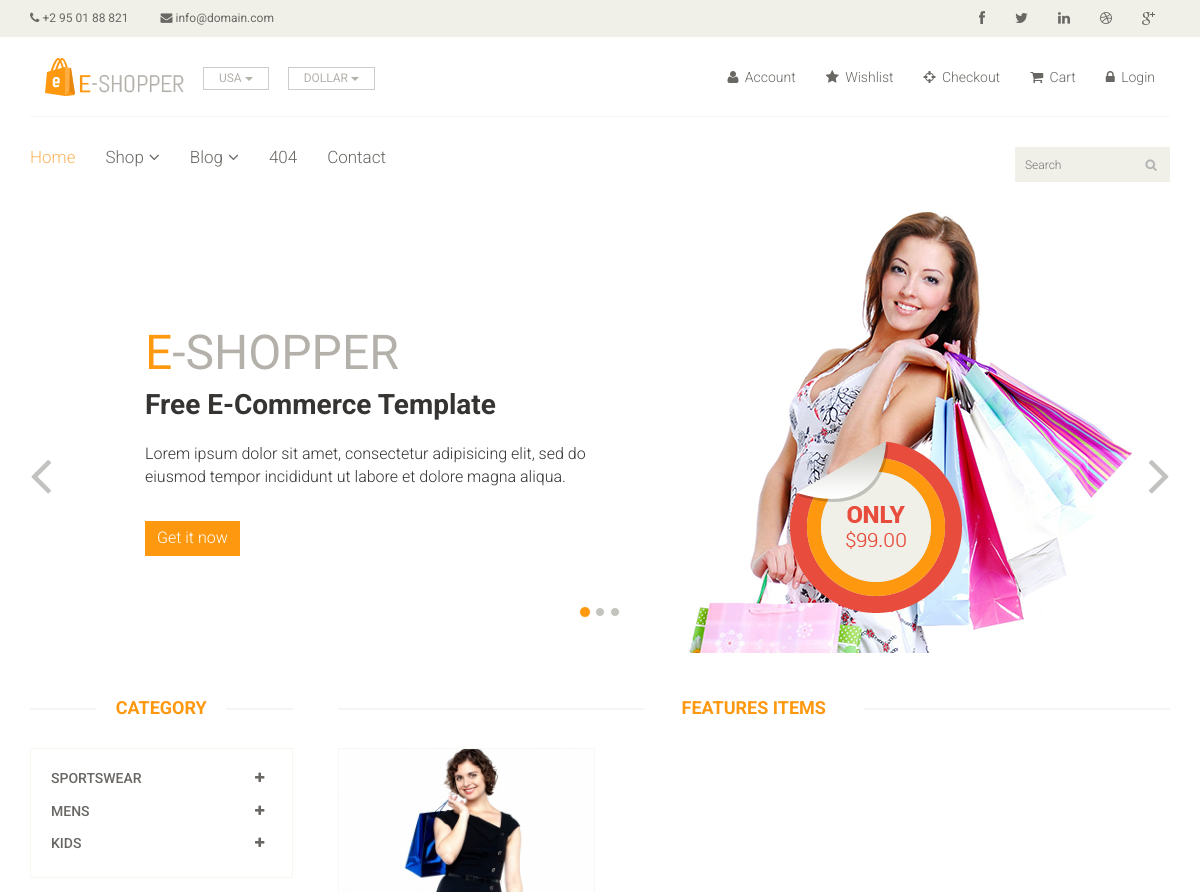
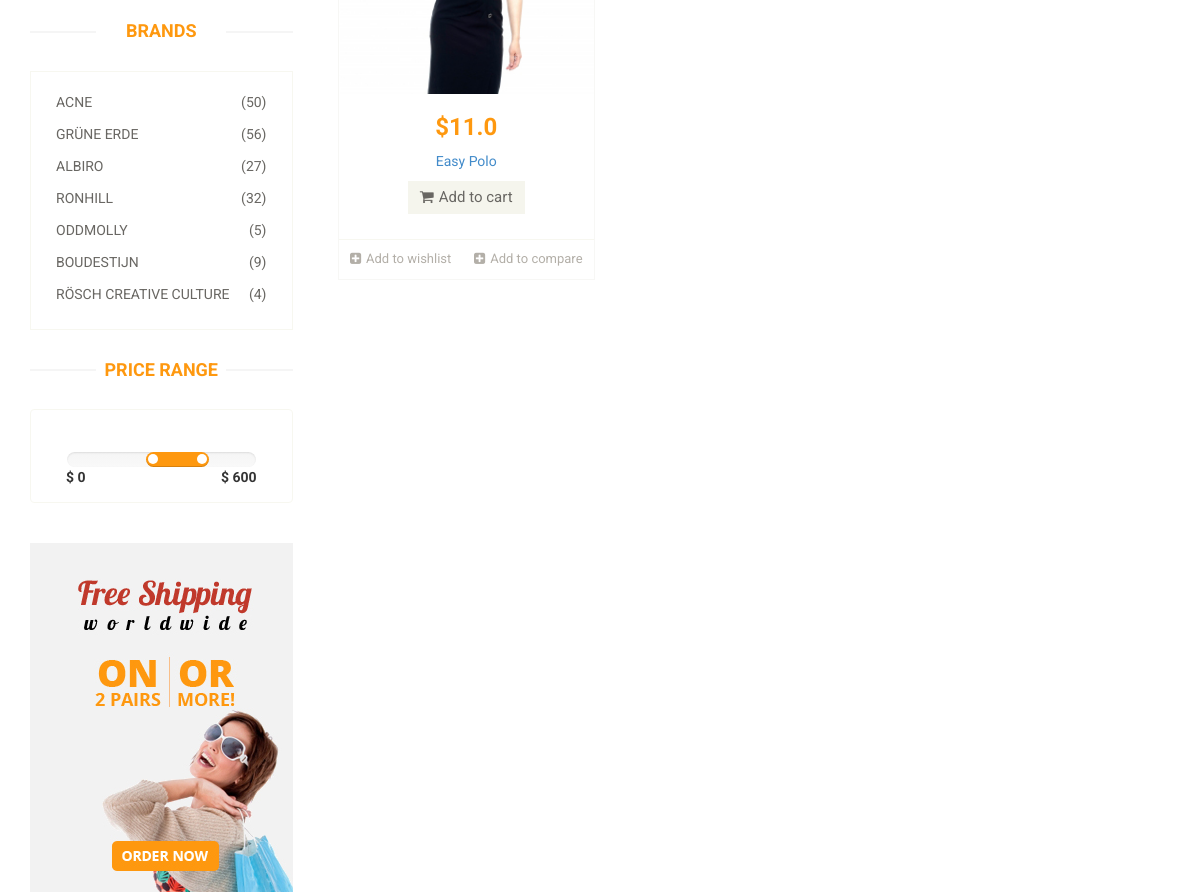
The page /shop/3/ on the database its author committed (2 pictures, top to bottom).
### polls/models.py (models this page shows, shortened)
class Categories(models.Model):
    category_name = CharField(max_length=255)
    category_in = CharField(max_length=255,null=True)

class Products(models.Model):
    category = models.ForeignKey(Categories, on_delete=models.CASCADE)
    product_name = CharField(max_length=255)
    price = FloatField(default=0)
    discription = CharField(max_length=1000)
    url_images = CharField(max_length=1000)
    taitle = CharField(max_length=1000)
    status = BooleanField()

### polls/views.py (the view)
# urls.py: path('shop/<int:product_id>/', views.viewProductById, name='byid'),
def viewProductById(request, product_id):
    categories = Categories.objects.all()
    producr = Categories.objects.get(pk= product_id)
    pro = producr.products_set.all()
    cate_in = []
    for i in categories:
        cate_in.append(str(i.category_in).split(','))
        context = {'categoris': categories, 'cate_in': cate_in, "products": pro}
    return render(request, 'polls/product.html', context)

### polls/templates/polls/product.html (shortened to what this page needs)
{% extends 'polls/shop.html' %}
{% block category %}
{% if  cate_in == 'null'%}
                        <div class="panel panel-default">
                            <div class="panel-heading">
                                <h4 class="panel-title"><a href="#">Kids</a></h4>
                            </div>
                        </div>
                        {% else %}
                        {% for item in categoris  %}
                        <div class="panel panel-default">
                            <div class="panel-heading">
                                <h4 class="panel-title">
                                    <a  href="{% url 'byid' item.id%}">
                                        <span class="badge pull-right"><i class="fa fa-plus"></i></span>
                                        {{item.category_name}}
                                    </a>
                                </h4>
                            </div>
                        </div>
                        {% endfor %}
                        {% endif %}
{% endblock category %}
{% block product %}
<body>
{% for producct in products %}
                    <div class="col-sm-4">
                        <div class="product-image-wrapper">
                            <div class="single-products">
                                <div class="productinfo text-center">
                                    <img src="{{producct.url_images}}"  alt="" href="{% url 'detail' producct.id %}"/>
                                    <h2>${{producct.price}}</h2>
                                    <p><a href="">{{producct.product_name}}</a></p>
                                    <a href="#" class="btn btn-default add-to-cart"><i class="fa fa-shopping-cart"></i>Add
                                        to cart</a>
                                </div>
                            </div>
                            <div class="choose">
                                <ul class="nav nav-pills nav-justified">
                                    <li><a href="#"><i class="fa fa-plus-square"></i>Add to wishlist</a></li>
                                    <li><a href="#"><i class="fa fa-plus-square"></i>Add to compare</a></li>
                                </ul>
                            </div>
                        </div>
                    </div>
                    {% endfor %}
</body>
{% endblock product %}

### polls/static/polls/css/main.css (style rules this page uses)
body { font-family: 'Roboto', sans-serif; position: relative; font-weight: 400px; }
a { -webkit-transition: 300ms; transition: 300ms; }
h1, h2, h3, h4, h5, h6 { font-family: 'Roboto', sans-serif; }
.category-products .panel { background-color: #FFFFFF; border: 0px; border-radius: 0px; -webkit-box-shadow: none; box-shadow: none; margin-bottom: 0px; }
.category-products .panel-default .panel-heading { background-color: #FFFFFF; border: 0 none; color: #FFFFFF; padding: 5px 20px; }
.category-products .panel-default .panel-heading .panel-title a { color: #696763; font-family: 'Roboto', sans-serif; font-size: 14px; text-decoration: none; text-transform: uppercase; }
.category-products .badge { background: none; border-radius: 10px; color: #696763; display: inline-block; font-size: 12px; font-weight: bold; line-height: 1; min-width: 10px; padding: 3px 7px; text-align: center; vertical-align: baseline; white-space: nowrap; }
.product-image-wrapper { border: 1px solid #F7F7F5; overflow: hidden; margin-bottom: 30px; }
.single-products { position: relative; }
.productinfo h2 { color: #FE980F; font-family: 'Roboto', sans-serif; font-size: 24px; font-weight: 700; }
.productinfo p { font-family: 'Roboto', sans-serif; font-size: 14px; font-weight: 400; color: #696763; }
.productinfo img { width: 100%; }
.productinfo { position: relative; }
.add-to-cart { background: #F5F5ED; border: 0 none; border-radius: 0; color: #696763; font-family: 'Roboto', sans-serif; font-size: 15px; margin-bottom: 25px; }
.add-to-cart i { margin-right: 5px; }
.choose { border-top: 1px solid #F7F7F0; }
.choose ul li a { color: #B3AFA8; font-family: 'Roboto', sans-serif; font-size: 13px; padding-left: 0; padding-right: 0; }
.choose ul li a i { margin-right: 5px; }

### rows shown on the page
Categories: category_name "SPORTSWEAR"
Categories: category_name "MENS"
Categories: category_name "KIDS"
Products: url_images (picture), price "11.0", product_name "Easy Polo"
